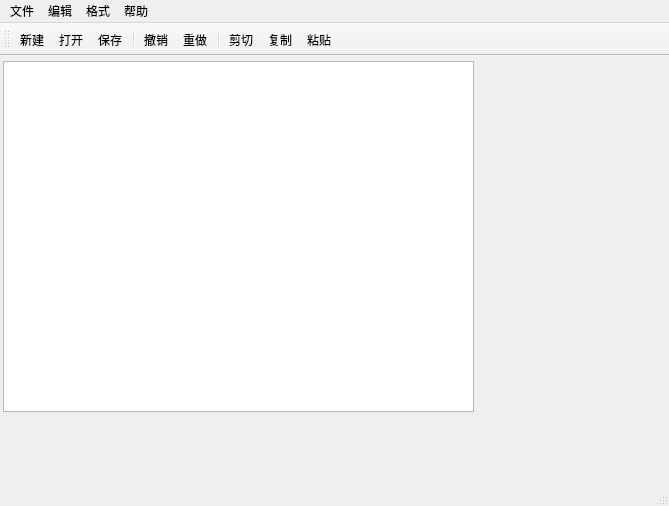
<?xml version="1.0" encoding="UTF-8"?>
<ui version="4.0">
 <class>MainWindow</class>
 <widget class="QMainWindow" name="MainWindow">
  <property name="geometry">
   <rect>
    <x>0</x>
    <y>0</y>
    <width>669</width>
    <height>506</height>
   </rect>
  </property>
  <property name="windowTitle">
   <string>MainWindow</string>
  </property>
  <widget class="QWidget" name="centralwidget">
   <widget class="QPlainTextEdit" name="plainTextEdit">
    <property name="geometry">
     <rect>
      <x>3</x>
      <y>5</y>
      <width>471</width>
      <height>351</height>
     </rect>
    </property>
   </widget>
  </widget>
  <widget class="QMenuBar" name="menubar">
   <property name="geometry">
    <rect>
     <x>0</x>
     <y>0</y>
     <width>669</width>
     <height>18</height>
    </rect>
   </property>
   <widget class="QMenu" name="menu">
    <property name="title">
     <string>文件</string>
    </property>
    <addaction name="actionNew"/>
    <addaction name="actionOpen"/>
    <addaction name="actionSave"/>
    <addaction name="actionSaveAs"/>
    <addaction name="separator"/>
    <addaction name="actionExit"/>
   </widget>
   <widget class="QMenu" name="menu_2">
    <property name="title">
     <string>编辑</string>
    </property>
    <addaction name="actionUndo"/>
    <addaction name="actionRedo"/>
    <addaction name="separator"/>
    <addaction name="actionCut"/>
    <addaction name="actionCopy"/>
    <addaction name="actionPaste"/>
    <addaction name="separator"/>
    <addaction name="actionFind"/>
    <addaction name="actionReplace"/>
   </widget>
   <widget class="QMenu" name="menu_3">
    <property name="title">
     <string>格式</string>
    </property>
    <addaction name="actionAutoWrap"/>
    <addaction name="separator"/>
    <addaction name="actionFont"/>
    <addaction name="actionFontColor"/>
    <addaction name="actionEditorBg"/>
   </widget>
   <widget class="QMenu" name="menu_4">
    <property name="title">
     <string>帮助</string>
    </property>
    <addaction name="actionAbout"/>
   </widget>
   <addaction name="menu"/>
   <addaction name="menu_2"/>
   <addaction name="menu_3"/>
   <addaction name="menu_4"/>
  </widget>
  <widget class="QStatusBar" name="statusbar"/>
  <widget class="QToolBar" name="toolBar">
   <property name="windowTitle">
    <string>toolBar</string>
   </property>
   <attribute name="toolBarArea">
    <enum>TopToolBarArea</enum>
   </attribute>
   <attribute name="toolBarBreak">
    <bool>false</bool>
   </attribute>
   <addaction name="actionNew"/>
   <addaction name="actionOpen"/>
   <addaction name="actionSave"/>
   <addaction name="separator"/>
   <addaction name="actionUndo"/>
   <addaction name="actionRedo"/>
   <addaction name="separator"/>
   <addaction name="actionCut"/>
   <addaction name="actionCopy"/>
   <addaction name="actionPaste"/>
  </widget>
  <action name="actionNew">
   <property name="text">
    <string>新建 </string>
   </property>
   <property name="shortcut">
    <string>Ctrl+N</string>
   </property>
   <property name="menuRole">
    <enum>QAction::MenuRole::NoRole</enum>
   </property>
  </action>
  <action name="actionOpen">
   <property name="text">
    <string>打开 </string>
   </property>
   <property name="shortcut">
    <string>Ctrl+O</string>
   </property>
   <property name="menuRole">
    <enum>QAction::MenuRole::NoRole</enum>
   </property>
  </action>
  <action name="actionSave">
   <property name="text">
    <string>保存 </string>
   </property>
   <property name="shortcut">
    <string>Ctrl+S</string>
   </property>
   <property name="menuRole">
    <enum>QAction::MenuRole::NoRole</enum>
   </property>
  </action>
  <action name="actionSaveAs">
   <property name="text">
    <string>另存为 </string>
   </property>
   <property name="menuRole">
    <enum>QAction::MenuRole::NoRole</enum>
   </property>
  </action>
  <action name="actionExit">
   <property name="text">
    <string>退出 </string>
   </property>
   <property name="menuRole">
    <enum>QAction::MenuRole::NoRole</enum>
   </property>
  </action>
  <action name="actionAutoWrap">
   <property name="checkable">
    <bool>true</bool>
   </property>
   <property name="text">
    <string>自动换行 </string>
   </property>
   <property name="menuRole">
    <enum>QAction::MenuRole::NoRole</enum>
   </property>
  </action>
  <action name="actionFont">
   <property name="text">
    <string>字体</string>
   </property>
   <property name="menuRole">
    <enum>QAction::MenuRole::NoRole</enum>
   </property>
  </action>
  <action name="actionFontColor">
   <property name="text">
    <string>字体颜色</string>
   </property>
   <property name="menuRole">
    <enum>QAction::MenuRole::NoRole</enum>
   </property>
  </action>
  <action name="actionEditorBg">
   <property name="text">
    <string>编辑器背景色</string>
   </property>
   <property name="menuRole">
    <enum>QAction::MenuRole::NoRole</enum>
   </property>
  </action>
  <action name="actionFind">
   <property name="text">
    <string>查找</string>
   </property>
   <property name="shortcut">
    <string>Ctrl+F</string>
   </property>
   <property name="menuRole">
    <enum>QAction::MenuRole::NoRole</enum>
   </property>
  </action>
  <action name="actionReplace">
   <property name="text">
    <string>替换</string>
   </property>
   <property name="shortcut">
    <string>Ctrl+H</string>
   </property>
   <property name="menuRole">
    <enum>QAction::MenuRole::NoRole</enum>
   </property>
  </action>
  <action name="actionAbout">
   <property name="text">
    <string>关于</string>
   </property>
   <property name="menuRole">
    <enum>QAction::MenuRole::NoRole</enum>
   </property>
  </action>
  <action name="actionUndo">
   <property name="text">
    <string>撤销</string>
   </property>
   <property name="shortcut">
    <string>Ctrl+Z</string>
   </property>
   <property name="menuRole">
    <enum>QAction::MenuRole::NoRole</enum>
   </property>
  </action>
  <action name="actionRedo">
   <property name="text">
    <string>重做</string>
   </property>
   <property name="shortcut">
    <string>Ctrl+Y</string>
   </property>
   <property name="menuRole">
    <enum>QAction::MenuRole::NoRole</enum>
   </property>
  </action>
  <action name="actionCut">
   <property name="text">
    <string>剪切</string>
   </property>
   <property name="shortcut">
    <string>Ctrl+X</string>
   </property>
   <property name="menuRole">
    <enum>QAction::MenuRole::NoRole</enum>
   </property>
  </action>
  <action name="actionCopy">
   <property name="text">
    <string>复制</string>
   </property>
   <property name="shortcut">
    <string>Ctrl+C</string>
   </property>
   <property name="menuRole">
    <enum>QAction::MenuRole::NoRole</enum>
   </property>
  </action>
  <action name="actionPaste">
   <property name="text">
    <string>粘贴</string>
   </property>
   <property name="shortcut">
    <string>Ctrl+V</string>
   </property>
   <property name="menuRole">
    <enum>QAction::MenuRole::NoRole</enum>
   </property>
  </action>
 </widget>
 <resources/>
 <connections/>
</ui>
